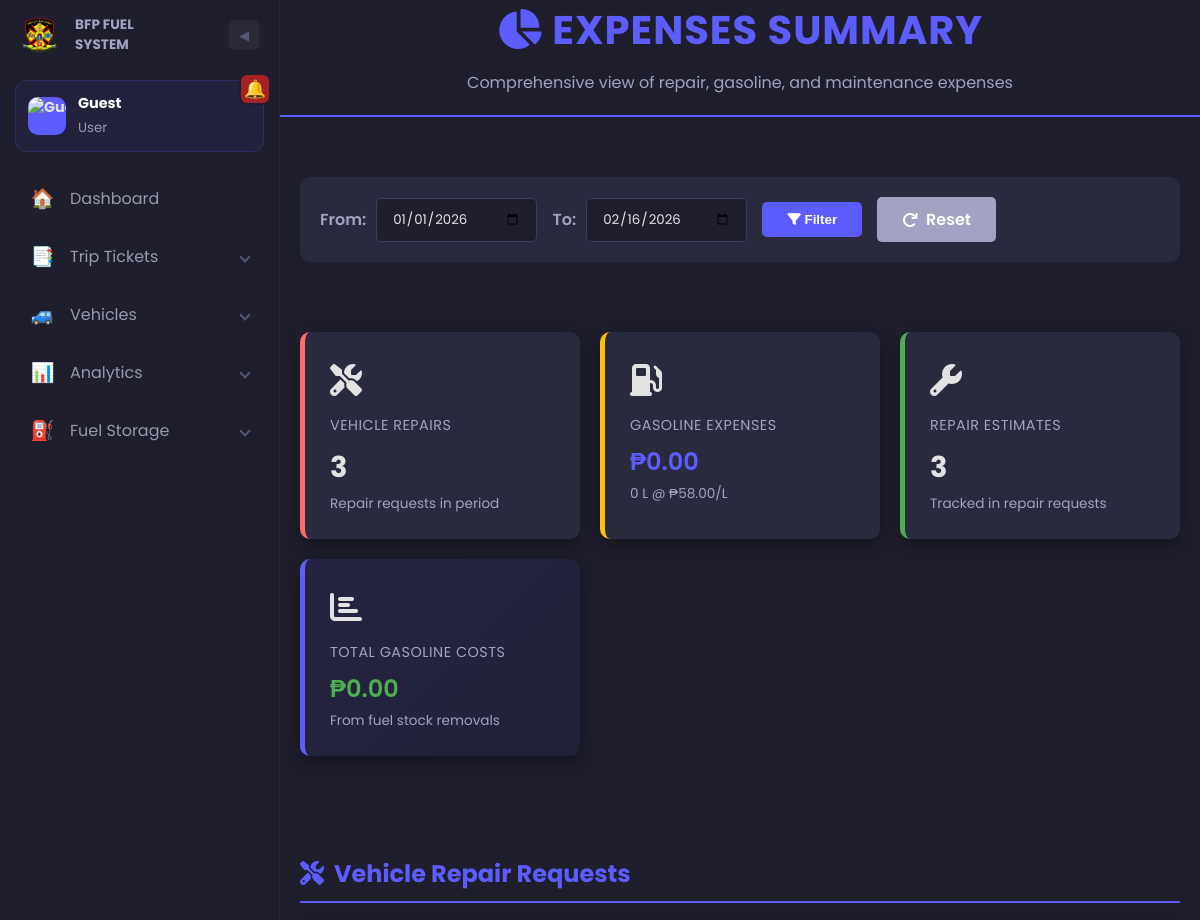
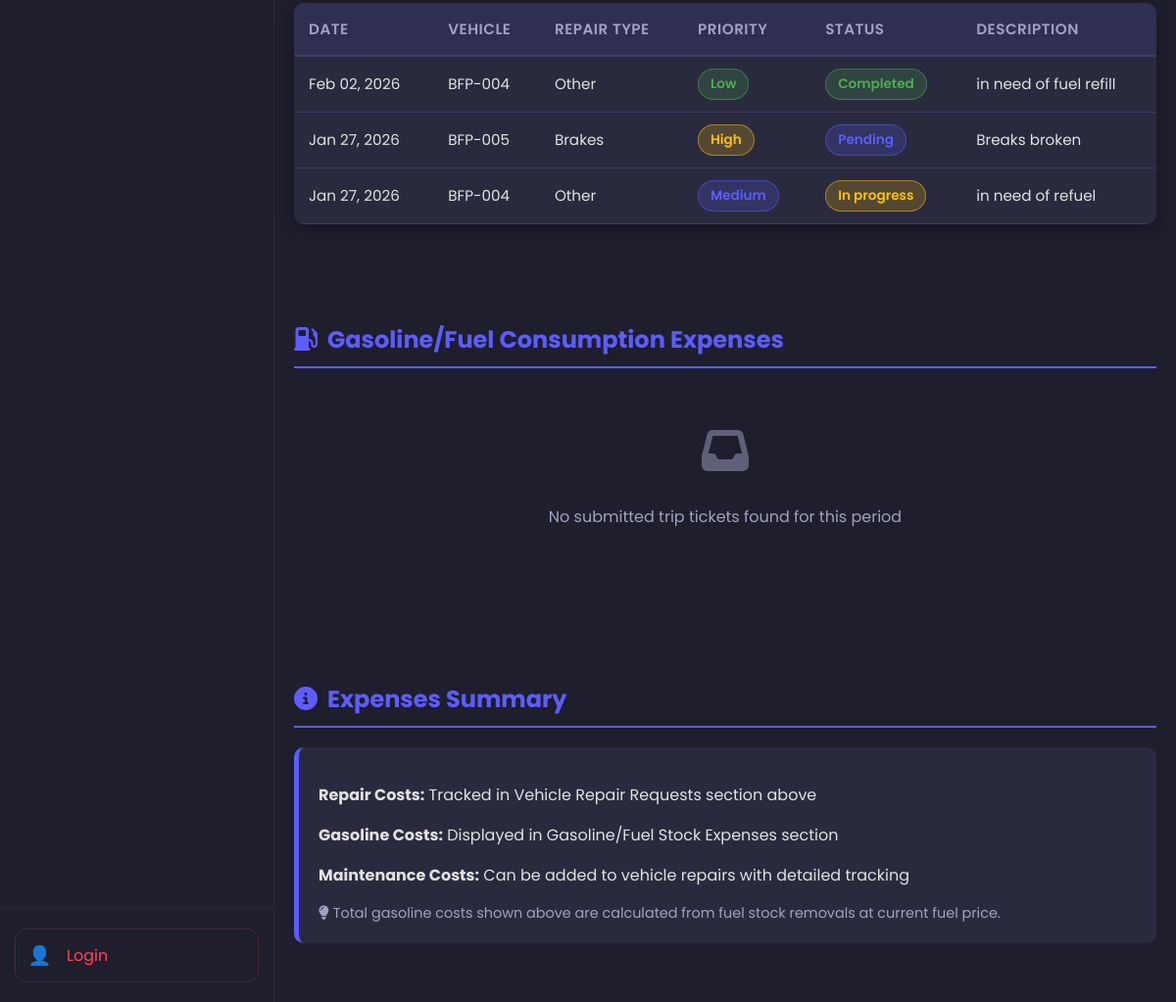
Page /Expenses1.php on the committed database (2 pictures, top to bottom).
### tables this page shows
CREATE TABLE `vehicle_repairs` (
  `id` int(11) NOT NULL,
  `vehicle_id` int(11) NOT NULL,
  `user_id` int(11) NOT NULL,
  `requester_name` varchar(100) DEFAULT NULL,
  `repair_type` varchar(100) NOT NULL,
  `description` text NOT NULL,
  `priority` enum('low','medium','high','urgent') DEFAULT 'medium',
  `status` enum('pending','approved','in_progress','completed','rejected') DEFAULT 'pending',
  `requested_date` timestamp NOT NULL DEFAULT current_timestamp(),
  `approval_date` datetime DEFAULT NULL,
  `completed_date` datetime DEFAULT NULL,
  `approved_by` int(11) DEFAULT NULL,
  `approver_name` varchar(100) DEFAULT NULL,
  `notes` text DEFAULT NULL,
  `taken_by_personnel` varchar(100) DEFAULT NULL COMMENT 'Person who brought the vehicle to the shop',
  `repair_location` varchar(255) DEFAULT NULL,
  `actual_repair_date` date DEFAULT NULL
);

CREATE TABLE `vehicles` (
  `id` int(11) NOT NULL,
  `vehicle_no` varchar(50) NOT NULL,
  `vehicle_type` varchar(100) NOT NULL,
  `make` varchar(100) DEFAULT NULL,
  `model` varchar(100) DEFAULT NULL,
  `year` int(4) DEFAULT NULL,
  `color` varchar(50) DEFAULT NULL,
  `engine_no` varchar(100) DEFAULT NULL,
  `chassis_no` varchar(100) DEFAULT NULL,
  `fuel_type` enum('gasoline','diesel','hybrid','lpg') DEFAULT 'gasoline',
  `fuel_capacity` decimal(10,2) DEFAULT 0.00,
  `current_fuel` decimal(10,2) DEFAULT 0.00,
  `gps_enabled` tinyint(1) DEFAULT 0,
  `gps_device_id` varchar(100) DEFAULT NULL,
  `sensor_enabled` tinyint(1) DEFAULT 0,
  `sensor_device_id` varchar(100) DEFAULT NULL,
  `vehicle_photo` varchar(255) DEFAULT NULL,
  `description` text DEFAULT NULL COMMENT 'Vehicle description and details',
  `status` enum('available','deployed','inactive','in_repair') DEFAULT 'available',
  `created_at` timestamp NOT NULL DEFAULT current_timestamp()
);

### Expenses1.php (the view, shortened to what this page needs)
<?php
require_once("db_connect.php");
$date_from = isset($_GET['date_from']) ? $_GET['date_from'] : date('Y-01-01');
$date_to = isset($_GET['date_to']) ? $_GET['date_to'] : date('Y-m-d');
$repair_cost_sql = "SELECT
    vr.id,
    'Repair' as expense_type,
    vr.repair_type,
    vr.priority,
    vr.status,
    0 as amount,
    vr.requested_date as expense_date,
    v.vehicle_no,
    u.username,
    vr.description
FROM vehicle_repairs vr
LEFT JOIN vehicles v ON vr.vehicle_id = v.id
LEFT JOIN users u ON vr.user_id = u.id
WHERE DATE(vr.requested_date) BETWEEN ? AND ?
ORDER BY vr.requested_date DESC";
$repair_cost_stmt = $pdo->prepare($repair_cost_sql);
$repair_cost_stmt->execute([$date_from, $date_to]);
$repair_expenses = $repair_cost_stmt->fetchAll(PDO::FETCH_ASSOC);
$fuel_price_sql = "SELECT price FROM price_data WHERE item_name = 'Fuel Price' LIMIT 1";
$fuel_price_result = $pdo->query($fuel_price_sql)->fetch();
$fuel_price = $fuel_price_result['price'] ?? 58.00;
$fuel_cost_sql = "SELECT
    t.id,
    t.control_no,
    t.ticket_date as expense_date,
    v.vehicle_no,
    u.username,
    t.gas_used_trip as fuel_liters,
    t.gas_used_trip * ? as fuel_cost,
    t.approx_distance,
    t.purpose as description
FROM trip_tickets t
LEFT JOIN vehicles v ON t.vehicle_plate_no = v.vehicle_no
LEFT JOIN users u ON t.driver_id = u.id
WHERE t.status = 'Submitted' AND DATE(t.ticket_date) BETWEEN ? AND ?
ORDER BY t.ticket_date DESC";
$fuel_cost_stmt = $pdo->prepare($fuel_cost_sql);
$fuel_cost_stmt->execute([$fuel_price, $date_from, $date_to]);
$fuel_expenses = $fuel_cost_stmt->fetchAll(PDO::FETCH_ASSOC);
$fuel_total = 0;
$total_fuel_liters = 0;
?>
<!DOCTYPE html>
<html lang="en">
<head>
    <link rel="stylesheet" href="https://cdnjs.cloudflare.com/ajax/libs/font-awesome/6.4.0/css/all.min.css">
</head>
<body>
    <div class="wrapper">
        <?php include("Components/Sidebar.php"); ?>
        <main>
            <div class="header">
                <h1><i class="fas fa-chart-pie"></i> Expenses Summary</h1>
                <p>Comprehensive view of repair, gasoline, and maintenance expenses</p>
            </div>
            <div style="padding: 20px; max-width: 1400px; margin: 0 auto; width: 100%;">
                <form method="GET" class="filters">
                    <div style="display: flex; align-items: center; gap: 10px;">
                        <label style="color: var(--text-gray); font-weight: 600; white-space: nowrap;">From:</label>
                        <input type="date" name="date_from" value="<?php echo $date_from; ?>" required>
                    </div>
                    <div style="display: flex; align-items: center; gap: 10px;">
                        <label style="color: var(--text-gray); font-weight: 600; white-space: nowrap;">To:</label>
                        <input type="date" name="date_to" value="<?php echo $date_to; ?>" required>
                    </div>
                    <button type="submit" style="padding: 10px 25px; background: var(--primary-color); color: white; border: none; border-radius: 5px; cursor: pointer; font-weight: 600; transition: all 0.3s ease;">
                        <i class="fas fa-filter"></i> Filter
                    </button>
                    <a href="Expenses.php" style="padding: 10px 25px; background: var(--text-gray); color: white; border: none; border-radius: 5px; cursor: pointer; font-weight: 600; text-decoration: none; display: inline-flex; align-items: center; gap: 8px; transition: all 0.3s ease;">
                        <i class="fas fa-redo"></i> Reset
                    </a>
                </form>
            </div>
            <div style="padding: 20px; max-width: 1400px; margin: 0 auto; width: 100%;">
                <div class="summary-cards">
                    <div class="card repair">
                        <div class="card-icon"><i class="fas fa-tools"></i></div>
                        <div class="card-label">Vehicle Repairs</div>
                        <div class="card-value"><?php echo count($repair_expenses); ?></div>
                        <div class="card-subtitle">Repair requests in period</div>
                    </div>
                    <div class="card fuel">
                        <div class="card-icon"><i class="fas fa-gas-pump"></i></div>
                        <div class="card-label">Gasoline Expenses</div>
                        <div class="card-amount">₱<?php echo number_format($fuel_total, 2); ?></div>
                        <div class="card-subtitle"><?php echo round($total_fuel_liters, 2); ?> L @ ₱<?php echo number_format($fuel_price, 2); ?>/L</div>
                    </div>
                    <div class="card maintenance">
                        <div class="card-icon"><i class="fas fa-wrench"></i></div>
                        <div class="card-label">Repair Estimates</div>
                        <div class="card-value"><?php echo count($repair_expenses); ?></div>
                        <div class="card-subtitle">Tracked in repair requests</div>
                    </div>
                    <div class="card total">
                        <div class="card-icon"><i class="fas fa-chart-bar"></i></div>
                        <div class="card-label">Total Gasoline Costs</div>
                        <div class="card-amount" style="color: #4caf50;">₱<?php echo number_format($fuel_total, 2); ?></div>
                        <div class="card-subtitle">From fuel stock removals</div>
                    </div>
                </div>
            </div>
            <div style="padding: 20px; max-width: 1400px; margin: 0 auto; width: 100%;">
                <div class="expense-section">
                    <h2 class="section-title"><i class="fas fa-tools"></i> Vehicle Repair Requests</h2>
                    <?php if (count($repair_expenses) > 0): ?>
                        <div class="table-responsive">
                            <table>
                                <thead>
                                    <tr>
                                        <th>Date</th>
                                        <th>Vehicle</th>
                                        <th>Repair Type</th>
                                        <th>Priority</th>
                                        <th>Status</th>
                                        <th>Description</th>
                                    </tr>
                                </thead>
                                <tbody>
                                    <?php foreach ($repair_expenses as $repair): ?>
                                        <tr>
                                            <td><?php echo date('M d, Y', strtotime($repair['expense_date'])); ?></td>
                                            <td><?php echo htmlspecialchars($repair['vehicle_no'] ?? 'N/A'); ?></td>
                                            <td><?php echo htmlspecialchars($repair['repair_type'] ?? 'N/A'); ?></td>
                                            <td>
                                                <span class="badge badge-<?php
                                                    echo match($repair['priority']) {
                                                        'urgent' => 'danger',
                                                        'high' => 'warning',
                                                        'medium' => 'info',
                                                        default => 'success'
                                                    };
                                                ?>">
                                                    <?php echo ucfirst(htmlspecialchars($repair['priority'] ?? 'N/A')); ?>
                                                </span>
                                            </td>
                                            <td>
                                                <span class="badge badge-<?php
                                                    echo match($repair['status']) {
                                                        'completed' => 'success',
                                                        'in_progress' => 'warning',
                                                        'rejected' => 'danger',
                                                        default => 'info'
                                                    };
                                                ?>">
                                                    <?php echo ucfirst(str_replace('_', ' ', htmlspecialchars($repair['status'] ?? 'N/A'))); ?>
                                                </span>
                                            </td>
                                            <td><?php echo htmlspecialchars(substr($repair['description'] ?? 'N/A', 0, 50)); ?></td>
                                        </tr>
                                    <?php endforeach; ?>
                                </tbody>
                            </table>
                        </div>
                    <?php endif; ?>
                </div>
            </div>
            <div style="padding: 20px; max-width: 1400px; margin: 0 auto; width: 100%;">
                <div class="expense-section">
                    <h2 class="section-title"><i class="fas fa-gas-pump"></i> Gasoline/Fuel Consumption Expenses</h2>
                    <?php if (count($fuel_expenses) > 0): ?>
                        <div class="table-responsive">
                            <table>
                                <thead>
                                    <tr>
                                        <th>Date</th>
                                        <th>Control No.</th>
                                        <th>Vehicle</th>
                                        <th>Driver</th>
                                        <th>Distance (km)</th>
                                        <th>Liters Used</th>
                                        <th>Price/Liter</th>
                                        <th>Total Cost</th>
                                        <th>Purpose</th>
                                    </tr>
                                </thead>
                                <tbody>
                                    <?php foreach ($fuel_expenses as $fuel): ?>
                                        <tr>
                                            <td><?php echo date('M d, Y', strtotime($fuel['expense_date'])); ?></td>
                                            <td><?php echo htmlspecialchars($fuel['control_no'] ?? 'N/A'); ?></td>
                                            <td><?php echo htmlspecialchars($fuel['vehicle_no'] ?? 'N/A'); ?></td>
                                            <td><?php echo htmlspecialchars($fuel['username'] ?? 'N/A'); ?></td>
                                            <td><?php echo round($fuel['approx_distance'] ?? 0, 2); ?></td>
                                            <td><?php echo round($fuel['fuel_liters'] ?? 0, 2); ?></td>
                                            <td>₱<?php echo number_format($fuel_price, 2); ?></td>
                                            <td style="color: var(--warning); font-weight: 600;">₱<?php echo number_format($fuel['cost'], 2); ?></td>
                                            <td><?php echo htmlspecialchars(substr($fuel['description'] ?? 'N/A', 0, 50)); ?></td>
                                        </tr>
                                    <?php endforeach; ?>
                                </tbody>
                            </table>
                        </div>
                    <?php else: ?>
                        <div class="empty-state">
                            <i class="fas fa-inbox"></i>
                            <p>No submitted trip tickets found for this period</p>
                        </div>
                    <?php endif; ?>
                </div>
            </div>
            <div style="padding: 20px; max-width: 1400px; margin: 0 auto; width: 100%;">
                <div class="expense-section">
                    <h2 class="section-title"><i class="fas fa-info-circle"></i> Expenses Summary</h2>
                    <div style="background: var(--bg-light-dark); padding: 20px; border-radius: 10px; border-left: 5px solid var(--primary-color);">
                        <p><strong>Repair Costs:</strong> Tracked in Vehicle Repair Requests section above</p>
                        <p><strong>Gasoline Costs:</strong> Displayed in Gasoline/Fuel Stock Expenses section</p>
                        <p><strong>Maintenance Costs:</strong> Can be added to vehicle repairs with detailed tracking</p>
                        <p style="margin: 0; color: var(--text-gray); font-size: 0.9rem;"><i class="fas fa-lightbulb"></i> Total gasoline costs shown above are calculated from fuel stock removals at current fuel price.</p>
                    </div>
                </div>
            </div>
        </main>
    </div>
</body>
</html>

### rows in the picture
vehicle_repairs: requested_date "Feb 02, 2026", vehicle.vehicle_no "BFP-004", repair_type "Other", priority "Low", status "Completed", description "in need of fuel refill"
vehicle_repairs: requested_date "Jan 27, 2026", vehicle.vehicle_no "BFP-005", repair_type "Brakes", priority "High", status "Pending", description "Breaks broken"
vehicle_repairs: requested_date "Jan 27, 2026", vehicle.vehicle_no "BFP-004", repair_type "Other", priority "Medium", status "In progress", description "in need of refuel"

### other values in the picture
$userName "Guest"
$userRole "User"
count($repair_expenses) "3"
$fuel_total "0.00"
$total_fuel_liters "0"
$fuel_price "58.00"
